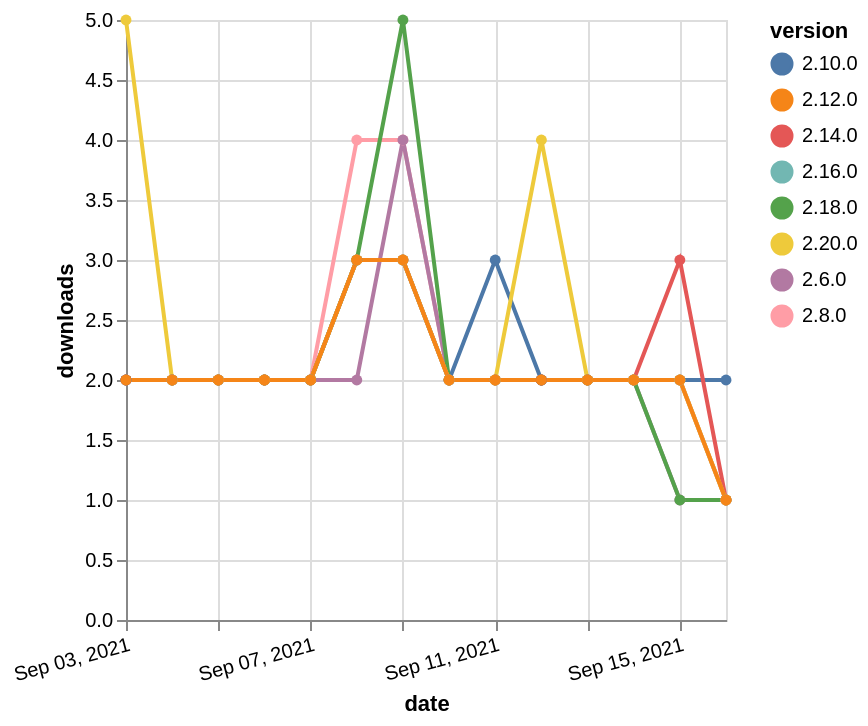

Source (Vega-Lite JSON):
### Vega-Lite specification from a JSON file in a GitHub repository (floating-point values rounded to 4 significant figures)
{"$schema": "https://vega.github.io/schema/vega-lite/v5.json", "description": "A simple bar chart with embedded data.", "data": {"values": [{"date": "2021-09-03", "total": 1011, "delta": 2, "version": "2.16.0"}, {"date": "2021-09-04", "total": 1013, "delta": 2, "version": "2.16.0"}, {"date": "2021-09-05", "total": 1015, "delta": 2, "version": "2.16.0"}, {"date": "2021-09-06", "total": 1017, "delta": 2, "version": "2.16.0"}, {"date": "2021-09-07", "total": 1019, "delta": 2, "version": "2.16.0"}, {"date": "2021-09-08", "total": 1022, "delta": 3, "version": "2.16.0"}, {"date": "2021-09-09", "total": 1025, "delta": 3, "version": "2.16.0"}, {"date": "2021-09-10", "total": 1027, "delta": 2, "version": "2.16.0"}, {"date": "2021-09-11", "total": 1029, "delta": 2, "version": "2.16.0"}, {"date": "2021-09-12", "total": 1031, "delta": 2, "version": "2.16.0"}, {"date": "2021-09-13", "total": 1033, "delta": 2, "version": "2.16.0"}, {"date": "2021-09-14", "total": 1035, "delta": 2, "version": "2.16.0"}, {"date": "2021-09-15", "total": 1037, "delta": 2, "version": "2.16.0"}, {"date": "2021-09-16", "total": 1038, "delta": 1, "version": "2.16.0"}, {"date": "2021-09-03", "total": 2519, "delta": 2, "version": "2.8.0"}, {"date": "2021-09-04", "total": 2521, "delta": 2, "version": "2.8.0"}, {"date": "2021-09-05", "total": 2523, "delta": 2, "version": "2.8.0"}, {"date": "2021-09-06", "total": 2525, "delta": 2, "version": "2.8.0"}, {"date": "2021-09-07", "total": 2527, "delta": 2, "version": "2.8.0"}, {"date": "2021-09-08", "total": 2531, "delta": 4, "version": "2.8.0"}, {"date": "2021-09-09", "total": 2535, "delta": 4, "version": "2.8.0"}, {"date": "2021-09-10", "total": 2537, "delta": 2, "version": "2.8.0"}, {"date": "2021-09-11", "total": 2539, "delta": 2, "version": "2.8.0"}, {"date": "2021-09-12", "total": 2541, "delta": 2, "version": "2.8.0"}, {"date": "2021-09-13", "total": 2543, "delta": 2, "version": "2.8.0"}, {"date": "2021-09-14", "total": 2545, "delta": 2, "version": "2.8.0"}, {"date": "2021-09-15", "total": 2547, "delta": 2, "version": "2.8.0"}, {"date": "2021-09-16", "total": 2548, "delta": 1, "version": "2.8.0"}, {"date": "2021-09-03", "total": 2338, "delta": 2, "version": "2.6.0"}, {"date": "2021-09-04", "total": 2340, "delta": 2, "version": "2.6.0"}, {"date": "2021-09-05", "total": 2342, "delta": 2, "version": "2.6.0"}, {"date": "2021-09-06", "total": 2344, "delta": 2, "version": "2.6.0"}, {"date": "2021-09-07", "total": 2346, "delta": 2, "version": "2.6.0"}, {"date": "2021-09-08", "total": 2348, "delta": 2, "version": "2.6.0"}, {"date": "2021-09-09", "total": 2352, "delta": 4, "version": "2.6.0"}, {"date": "2021-09-10", "total": 2354, "delta": 2, "version": "2.6.0"}, {"date": "2021-09-11", "total": 2356, "delta": 2, "version": "2.6.0"}, {"date": "2021-09-12", "total": 2358, "delta": 2, "version": "2.6.0"}, {"date": "2021-09-13", "total": 2360, "delta": 2, "version": "2.6.0"}, {"date": "2021-09-14", "total": 2362, "delta": 2, "version": "2.6.0"}, {"date": "2021-09-15", "total": 2363, "delta": 1, "version": "2.6.0"}, {"date": "2021-09-16", "total": 2364, "delta": 1, "version": "2.6.0"}, {"date": "2021-09-03", "total": 2093, "delta": 2, "version": "2.10.0"}, {"date": "2021-09-04", "total": 2095, "delta": 2, "version": "2.10.0"}, {"date": "2021-09-05", "total": 2097, "delta": 2, "version": "2.10.0"}, {"date": "2021-09-06", "total": 2099, "delta": 2, "version": "2.10.0"}, {"date": "2021-09-07", "total": 2101, "delta": 2, "version": "2.10.0"}, {"date": "2021-09-08", "total": 2104, "delta": 3, "version": "2.10.0"}, {"date": "2021-09-09", "total": 2107, "delta": 3, "version": "2.10.0"}, {"date": "2021-09-10", "total": 2109, "delta": 2, "version": "2.10.0"}, {"date": "2021-09-11", "total": 2112, "delta": 3, "version": "2.10.0"}, {"date": "2021-09-12", "total": 2114, "delta": 2, "version": "2.10.0"}, {"date": "2021-09-13", "total": 2116, "delta": 2, "version": "2.10.0"}, {"date": "2021-09-14", "total": 2118, "delta": 2, "version": "2.10.0"}, {"date": "2021-09-15", "total": 2120, "delta": 2, "version": "2.10.0"}, {"date": "2021-09-16", "total": 2122, "delta": 2, "version": "2.10.0"}, {"date": "2021-09-03", "total": 716, "delta": 2, "version": "2.18.0"}, {"date": "2021-09-04", "total": 718, "delta": 2, "version": "2.18.0"}, {"date": "2021-09-05", "total": 720, "delta": 2, "version": "2.18.0"}, {"date": "2021-09-06", "total": 722, "delta": 2, "version": "2.18.0"}, {"date": "2021-09-07", "total": 724, "delta": 2, "version": "2.18.0"}, {"date": "2021-09-08", "total": 727, "delta": 3, "version": "2.18.0"}, {"date": "2021-09-09", "total": 732, "delta": 5, "version": "2.18.0"}, {"date": "2021-09-10", "total": 734, "delta": 2, "version": "2.18.0"}, {"date": "2021-09-11", "total": 736, "delta": 2, "version": "2.18.0"}, {"date": "2021-09-12", "total": 738, "delta": 2, "version": "2.18.0"}, {"date": "2021-09-13", "total": 740, "delta": 2, "version": "2.18.0"}, {"date": "2021-09-14", "total": 742, "delta": 2, "version": "2.18.0"}, {"date": "2021-09-15", "total": 743, "delta": 1, "version": "2.18.0"}, {"date": "2021-09-16", "total": 744, "delta": 1, "version": "2.18.0"}, {"date": "2021-09-03", "total": 1539, "delta": 2, "version": "2.14.0"}, {"date": "2021-09-04", "total": 1541, "delta": 2, "version": "2.14.0"}, {"date": "2021-09-05", "total": 1543, "delta": 2, "version": "2.14.0"}, {"date": "2021-09-06", "total": 1545, "delta": 2, "version": "2.14.0"}, {"date": "2021-09-07", "total": 1547, "delta": 2, "version": "2.14.0"}, {"date": "2021-09-08", "total": 1550, "delta": 3, "version": "2.14.0"}, {"date": "2021-09-09", "total": 1553, "delta": 3, "version": "2.14.0"}, {"date": "2021-09-10", "total": 1555, "delta": 2, "version": "2.14.0"}, {"date": "2021-09-11", "total": 1557, "delta": 2, "version": "2.14.0"}, {"date": "2021-09-12", "total": 1559, "delta": 2, "version": "2.14.0"}, {"date": "2021-09-13", "total": 1561, "delta": 2, "version": "2.14.0"}, {"date": "2021-09-14", "total": 1563, "delta": 2, "version": "2.14.0"}, {"date": "2021-09-15", "total": 1566, "delta": 3, "version": "2.14.0"}, {"date": "2021-09-16", "total": 1567, "delta": 1, "version": "2.14.0"}, {"date": "2021-09-03", "total": 225, "delta": 5, "version": "2.20.0"}, {"date": "2021-09-04", "total": 227, "delta": 2, "version": "2.20.0"}, {"date": "2021-09-05", "total": 229, "delta": 2, "version": "2.20.0"}, {"date": "2021-09-06", "total": 231, "delta": 2, "version": "2.20.0"}, {"date": "2021-09-07", "total": 233, "delta": 2, "version": "2.20.0"}, {"date": "2021-09-08", "total": 236, "delta": 3, "version": "2.20.0"}, {"date": "2021-09-09", "total": 239, "delta": 3, "version": "2.20.0"}, {"date": "2021-09-10", "total": 241, "delta": 2, "version": "2.20.0"}, {"date": "2021-09-11", "total": 243, "delta": 2, "version": "2.20.0"}, {"date": "2021-09-12", "total": 247, "delta": 4, "version": "2.20.0"}, {"date": "2021-09-13", "total": 249, "delta": 2, "version": "2.20.0"}, {"date": "2021-09-14", "total": 251, "delta": 2, "version": "2.20.0"}, {"date": "2021-09-15", "total": 253, "delta": 2, "version": "2.20.0"}, {"date": "2021-09-16", "total": 254, "delta": 1, "version": "2.20.0"}, {"date": "2021-09-03", "total": 1657, "delta": 2, "version": "2.12.0"}, {"date": "2021-09-04", "total": 1659, "delta": 2, "version": "2.12.0"}, {"date": "2021-09-05", "total": 1661, "delta": 2, "version": "2.12.0"}, {"date": "2021-09-06", "total": 1663, "delta": 2, "version": "2.12.0"}, {"date": "2021-09-07", "total": 1665, "delta": 2, "version": "2.12.0"}, {"date": "2021-09-08", "total": 1668, "delta": 3, "version": "2.12.0"}, {"date": "2021-09-09", "total": 1671, "delta": 3, "version": "2.12.0"}, {"date": "2021-09-10", "total": 1673, "delta": 2, "version": "2.12.0"}, {"date": "2021-09-11", "total": 1675, "delta": 2, "version": "2.12.0"}, {"date": "2021-09-12", "total": 1677, "delta": 2, "version": "2.12.0"}, {"date": "2021-09-13", "total": 1679, "delta": 2, "version": "2.12.0"}, {"date": "2021-09-14", "total": 1681, "delta": 2, "version": "2.12.0"}, {"date": "2021-09-15", "total": 1683, "delta": 2, "version": "2.12.0"}, {"date": "2021-09-16", "total": 1684, "delta": 1, "version": "2.12.0"}]}, "width": "container", "mark": {"type": "line", "point": {"filled": true}}, "encoding": {"x": {"field": "date", "type": "temporal", "timeUnit": "yearmonthdate", "title": "date", "axis": {"labelAngle": -15}}, "y": {"field": "delta", "type": "quantitative", "title": "downloads"}, "color": {"field": "version", "type": "nominal"}, "tooltip": {"field": "delta"}}}
